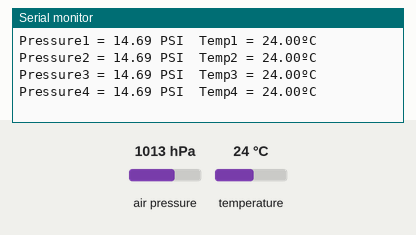
The sketch below on a simulated Arduino Uno, built with avr-gcc and run on an emulated ATmega328P. On the bench: the last lines printed to the serial monitor. The test bench sets the inputs (shaded band); at power-on: air pressure 1013 hPa, temperature 24 °C.

Above: at 1.2 s.
1.3 s: air pressure set to 952 hPa
At 3.8 s:
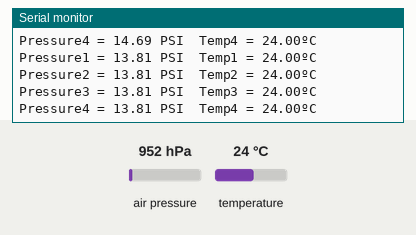
4.1 s: temperature set to 12 °C
At 6.7 s:
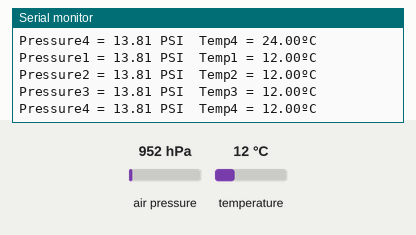
6.9 s: air pressure set to 975 hPa
At 10.2 s:
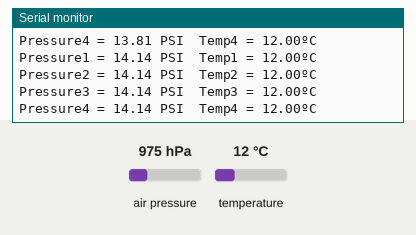
Timing chart, 0 to 11.7 s (numbered marks = the images above; inputs shaded):
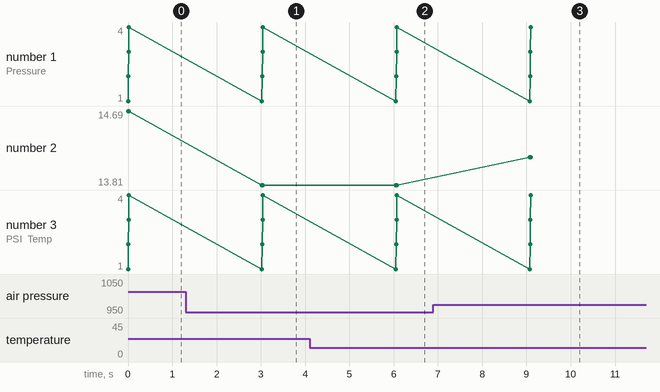

The sketch:

BMP.ino
```cpp
#include <Adafruit_BMP085.h>

Adafruit_BMP085 bmp, bmp2, bmp3, bmp4;
void setup()
{
  Serial.begin(115200);
  if (!bmp.begin())
  {
    Serial.println("BMP180 Sensor not found ! ! !");
    while (1)
    {

    }
  }

  if (!bmp2.begin())
  {
    Serial.println("BMP180 Sensor not found ! ! !");
    while (1)
    {

    }
  }

  if (!bmp3.begin())
  {
    Serial.println("BMP180 Sensor not found ! ! !");
    while (1)
    {

    }
  }

  if (!bmp4.begin())
  {
    Serial.println("BMP180 Sensor not found ! ! !");
    while (1)
    {

    }
  }
}

void loop()
{
  Serial.print("Pressure1 = ");
  Serial.print(bmp.readPressure()/6894.76);
  Serial.print(" PSI");
  Serial.print("  Temp1 = ");
  Serial.print(bmp.readTemperature());
  Serial.println("ºC");

  Serial.print("Pressure2 = ");
  Serial.print(bmp2.readPressure()/6894.76);
  Serial.print(" PSI");
  Serial.print("  Temp2 = ");
  Serial.print(bmp2.readTemperature());
  Serial.println("ºC");

  Serial.print("Pressure3 = ");
  Serial.print(bmp3.readPressure()/6894.76);
  Serial.print(" PSI");
  Serial.print("  Temp3 = ");
  Serial.print(bmp3.readTemperature());
  Serial.println("ºC");

  Serial.print("Pressure4 = ");
  Serial.print(bmp4.readPressure()/6894.76);
  Serial.print(" PSI");
  Serial.print("  Temp4 = ");
  Serial.print(bmp4.readTemperature());
  Serial.println("ºC");

  delay(3000);
}
```

Measured:
- after the input at 1.3 s, the serial monitor: prints a new line after 1.7 s (image 1)
- after the input at 4.1 s, the serial monitor: prints a new line after 2.0 s (image 2)
- after the input at 6.9 s, the serial monitor: prints a new line after 2.2 s (image 3)
- plotted number 2: 14.69 → 13.81 after the input at 1.3 s, 13.81 → 14.14 after the input at 6.9 s
